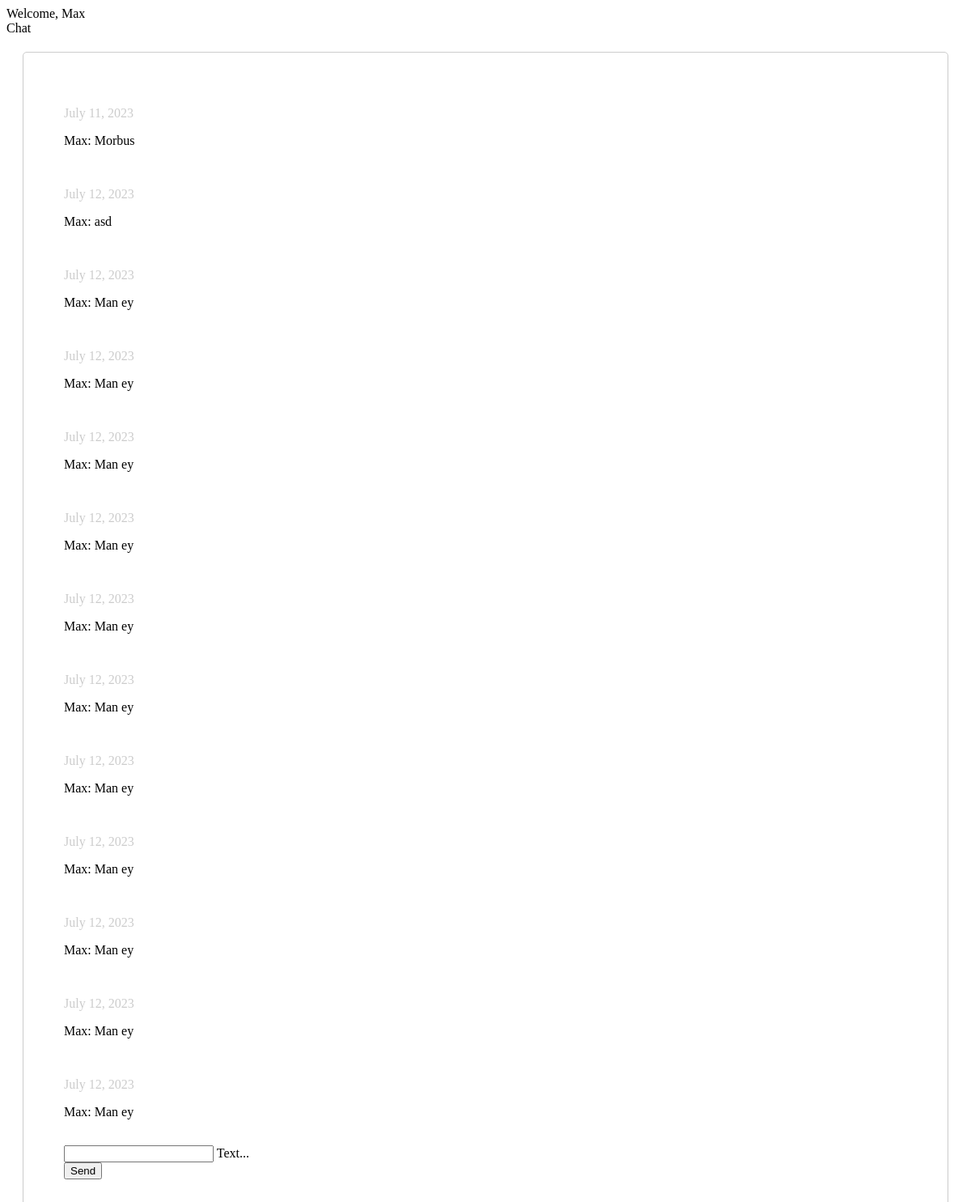
Page /chat/ (signed in) on the earlier database version.
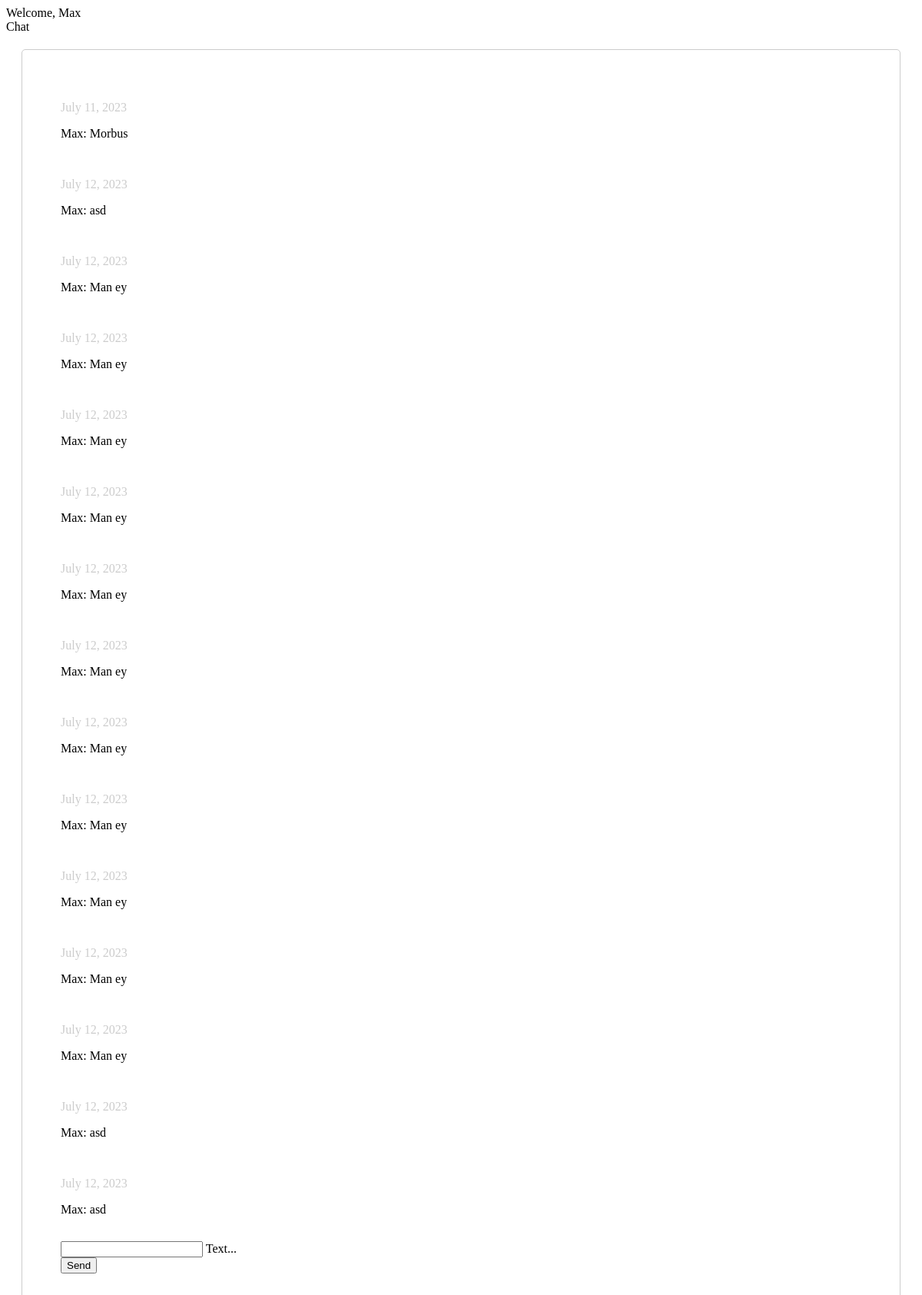
Same page on the later database version.
### chat/models.py (models this page shows)
class Message(models.Model):
    text = models.CharField(max_length=500)
    created_at = models.DateField(default=date.today)
    chat = models.ForeignKey(Chat, on_delete=models.CASCADE, related_name='chat_message_set', default=None, blank=True, null=True)
    author = models.ForeignKey(settings.AUTH_USER_MODEL, on_delete=models.CASCADE, related_name='author_message_set')
    receiver = models.ForeignKey(settings.AUTH_USER_MODEL, on_delete=models.CASCADE, related_name='receiver_message_set')

### chat/views.py (the view, shortened to what this page needs)
# urls.py: path('chat/', index),
@login_required(login_url='/login/')
def index(request):
    chatMessages = Message.objects.filter(chat__id=1)
    return render(request, 'chat/index.html', {'messages': chatMessages})

### chat/templates/chat/index.html (shortened to what this page needs)
{% extends 'base.html' %} {% block content %}
  {% if request.user.is_authenticated %}
    <div id="messageContainer">
      {% for message in messages %}
        <div class="flex">
          <p class="color-grey">{{ message.created_at }}</p>
          <div class="flex">{{ message.author.first_name }}: {{ message.text }}</div>
        </div>
      {% endfor %}
    </div>
    <form onsubmit="sendMessage(); return false;" method="post">
      <div class="mdl-textfield mdl-js-textfield">
        <input class="mdl-textfield__input" name="textmessage" type="text" id="messageField" />
        <label class="mdl-textfield__label" for="messageField">Text...</label>
      </div>
      <button class="mdl-button mdl-js-button mdl-button--raised mdl-js-ripple-effect mdl-button--accent">Send</button>
    </form>
  {% else %}
    <p>You are not logged in</p><br />
    Please click <a href="/login/">here</a>
  {% endif %}
{% endblock %}```

Differences in the rows shown:
added Message: created_at "July 12, 2023", author.first_name "Max", text "asd"
added Message: created_at "July 12, 2023", author.first_name "Max", text "asd"
